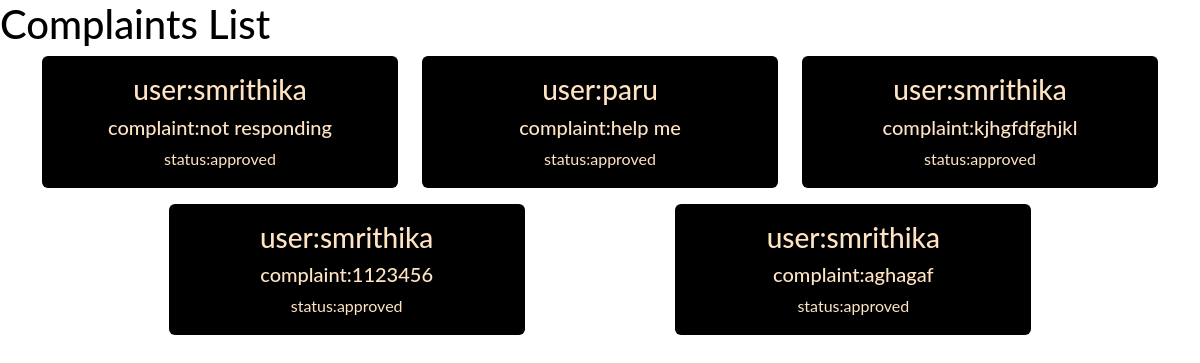
Screenshot of /complaintlist/admin (signed in) with the database file from the repository.
### app/models.py (models this page shows, shortened)
class Complaint(models.Model):
    complainant = models.ForeignKey(User, on_delete=models.CASCADE)
    description = models.TextField()
    date_time = models.DateTimeField(auto_now_add=True)
    status_option={
        ("pending","pending"),
        ("approved","approved")
    }
    status=models.CharField(max_length=200,choices=status_option,default="pending")

class User(AbstractUser):
    ROLE_CHOICES = [
        ("admin","Admin"),
        ("user", "User"),
        ("police","police")
    ]
    role = models.CharField(max_length=200, choices=ROLE_CHOICES, default="user")

### app/views.py (the view)
# urls.py: path("complaintlist/admin",AdminComplaintListView.as_view(),name="admin-complaintlist"),
@method_decorator(decs,name="dispatch")
class AdminComplaintListView(ListView):
    model = Complaint
    template_name = 'admincomplaint_list.html'
    context_object_name = 'complaint'

### app/decorator.py (called while the page is built)
def login_required(fn):
    def wrapper(request,*args,**kwargs):
        if not request.user.is_authenticated:
            messages.error(request,"invalid session")
            return redirect("signin")
        else:
            return fn(request,*args,**kwargs)
    return wrapper

### app/templates/admincomplaint_list.html (shortened to what this page needs)
<!DOCTYPE html>
<html lang="en">
<head>
    <link href="https://cdn.jsdelivr.net/npm/bootstrap@5.3.3/dist/css/bootstrap.min.css" rel="stylesheet">
</head>
<body>
    <h1>Complaints List</h1>
    <div class="container mb-5">
        <div class="row justify-content-evenly">
            {% for c in complaint %}
            <div class="col-md-4">
                <div class="card mb-3">
                    <div class="card-body">
                        <h3 class="card-title">user:{{ c.complainant }}</h3>
                        <h5 class="card-title">complaint:{{ c.description }}</h5>
                        <p class="card-text">status:{{ c.status }}</p>
                    </div>
                </div>
            </div>
            {% endfor %}
        </div>
    </div>
</body>
</html>

### app/templates/admincomplaint_list.html (style rules this page uses)
body { background: url(https://images.pexels.com/photos/4207776/pexels-photo-4207776.jpeg?auto=compress&cs=tinysrgb&w=1260&h=750&dpr=2); background-size: cover; background-position: center; background-repeat: no-repeat; font-family: 'Lato', sans-serif; color:black; }
.card { text-align: center; color: bisque; background-color: black; }

### rows the page displays
Complaint: complainant "smrithika", description "not responding", status "approved"
Complaint: complainant "paru", description "help me", status "approved"
Complaint: complainant "smrithika", description "kjhgfdfghjkl", status "approved"
Complaint: complainant "smrithika", description "1123456", status "approved"
Complaint: complainant "smrithika", description "aghagaf", status "approved"
